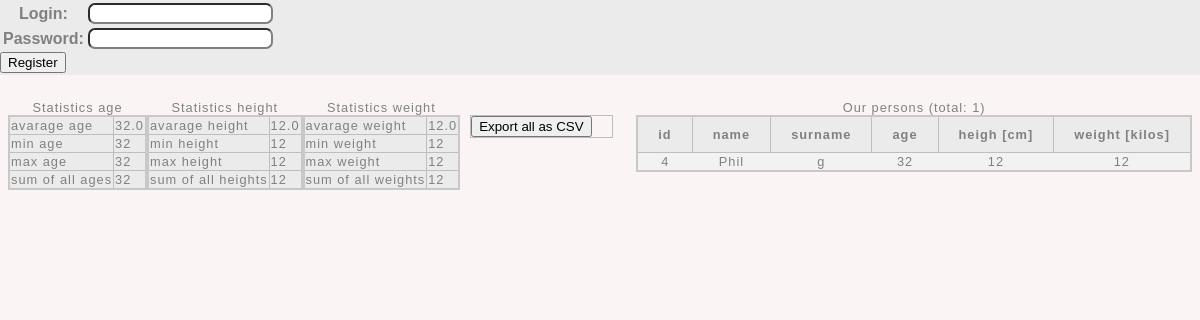
The page /app/form/ on the database its author committed.
### app/models.py (models this page shows)
class Person(models.Model):
	name = models.CharField(max_length=20)
	surname = models.CharField(max_length=20)
	age = models.IntegerField()
	height = models.IntegerField()
	weight = models.IntegerField()

### app/views.py (the view)
# urls.py: path("form/", views.index),
def index(request):
	result_dict = make_statistics()
	return render(request, 'persons.html', result_dict)

### app/forms.py
class UserForm(forms.Form):
	name = forms.CharField(max_length=20, help_text='Write name')
	surname = forms.CharField(max_length=20, help_text='Write surname')
	age = forms.IntegerField(min_value=0, max_value=120, help_text='Write age')
	height = forms.IntegerField(min_value=0, max_value=500, help_text='centimeters')
	weight = forms.IntegerField(min_value=0, max_value=500, help_text='kilos')

class AdminForm(forms.Form):
	login = forms.CharField(max_length=20)
	password = forms.CharField(max_length=30)

### app/views.py (called while the page is built)
def make_result_dict(people, statistics):
	global flag
	global register_error
	global csv_error
	global find_person_flag
	result_dict = {'userform': UserForm(),
				'adminform': AdminForm(),
				'uploadform': UploadForm(),
				'people': people,
				'find_person_flag': False,
				'find_persons': find_persons,
				'findform': FindForm(),
				'statistics': statistics,
				'flag': flag,
				'login': login,
				'register_error': False,
				'csv_error': False
				}
	if register_error:
		register_error = False
		result_dict['register_error'] = True
	if csv_error:
		csv_error = False
		result_dict['csv_error'] = True
	if find_person_flag:
		find_person_flag = False
		result_dict['find_person_flag'] = True
	return result_dict

### app/app/templates/persons.html (shortened to what this page needs)
<!DOCTYPE html>
{% load static %}
<html>
<head>
	<link rel="stylesheet" href='{% static "css/persons.css" %}'>
</head>
<body>
	{% if not flag %}
		<div class="register">
			<form method="POST" action="register/">
				<table class="form">
					{{ adminform }}
				</table>
				<input type="submit" value="Register">
			</form>
		</div>
	{% endif %}
	{% if people %}
		<table id="statistics" class="table">
			<caption>Statistics age</caption>
			<tr>
				<td>avarage age</td>
				<td>{{ statistics.avg_age }}</td>
			</tr>
			<tr>
				<td>min age</td>
				<td>{{ statistics.min_age }}</td>
			</tr>
			<tr>
				<td>max age</td>
				<td>{{ statistics.max_age }}</td>
			</tr>
			<tr>
				<td>sum of all ages</td>
				<td>{{ statistics.sum_age }}</td>
			</tr>
		</table>
		<table id="statistics" class="table">
			<caption>Statistics height</caption>
			<tr>
				<td>avarage height</td>
				<td>{{ statistics.avg_height }}</td>
			</tr>
			<tr>
				<td>min height</td>
				<td>{{ statistics.min_height }}</td>
			</tr>
			<tr>
				<td>max height</td>
				<td>{{ statistics.max_height }}</td>
			</tr>
			<tr>
				<td>sum of all heights</td>
				<td>{{ statistics.sum_height }}</td>
			</tr>
		</table>
		<table id="statistics" class="table">
			<caption>Statistics weight</caption>
			<tr>
				<td>avarage weight</td>
				<td>{{ statistics.avg_weight }}</td>
			</tr>
			<tr>
				<td>min weight</td>
				<td>{{ statistics.min_weight }}</td>
			</tr>
			<tr>
				<td>max weight</td>
				<td>{{ statistics.max_weight }}</td>
			</tr>
			<tr>
				<td>sum of all weights</td>
				<td>{{ statistics.sum_weight }}</td>
			</tr>
		</table>
	{% endif %}
	<div class="buttons">
		<a href="export_all/">
			<button>Export all as CSV</button>
		</a>
	</div>
	<div class="persons-table">
		<table class="table">
			<caption>Our persons (total: {{ statistics.len_people }})</caption>
			<thead>
				<tr>
					<th>id</th>
					<th>name</th>
					<th>surname</th>
					<th>age</th>
					<th>heigh [cm]</th>
					<th>weight [kilos]</th>
				</tr>
			</thead>
			<tbody>
				{% if people %}
					{% for person in people %}
						<tr>
							<td>{{ person.id }}</td>
							<td>{{ person.name }}</td>
							<td>{{ person.surname }}</td>
							<td>{{ person.age }}</td>
							<td>{{ person.height }}</td>
							<td>{{ person.weight }}</td>
						</tr>
					{% endfor %}
				{% endif %}
			</tbody>
		</table>
	</div>
</body>
</html>

### app/app/static/css/persons.css (style rules this page uses)
body { font-family: sans-serif; color: gray; background-color: rgb(250, 244, 244); }
a { text-decoration: none; }
.form input { border-radius: 7px; border-color: gray; }
.table { background-color: rgb(242, 242, 242); border-collapse: collapse; border: 2px solid rgb(200,200,200); letter-spacing: 1px; font-size: 0.8rem; text-align: center; }
.table th { border: 1px solid rgb(190,190,190); padding: 10px 20px; background-color: rgb(235,235,235); }
.register { position: fixed; right: 0%; top: 0%; left: 0%; bottom: 99%; padding-bottom: 75px; background: rgb(235,235,235); }
.persons-table { float: right; display: flex; margin-bottom: 100px; }
.buttons { display: inline-block; margin-top: 15px; margin-bottom: 100px; margin-left: 10px; margin-right: -20px; border: 1px solid rgb(190,190,190); }
.buttons a { margin-right: 20px; }
#statistics { float: left; padding-top: 12px; text-align: left; }
#statistics td { border: 1px solid rgb(190,190,190); background-color: rgb(235,235,235); }

### rows shown on the page
Person: id "4", name "Phil", surname "g", age "32", height "12", weight "12"

### other values the page prints
{{ statistics.avg_age }} "32.0"
{{ statistics.min_age }} "32"
{{ statistics.max_age }} "32"
{{ statistics.sum_age }} "32"
{{ statistics.avg_height }} "12.0"
{{ statistics.min_height }} "12"
{{ statistics.max_height }} "12"
{{ statistics.sum_height }} "12"
{{ statistics.avg_weight }} "12.0"
{{ statistics.min_weight }} "12"
{{ statistics.max_weight }} "12"
{{ statistics.sum_weight }} "12"
{{ statistics.len_people }} "1"
